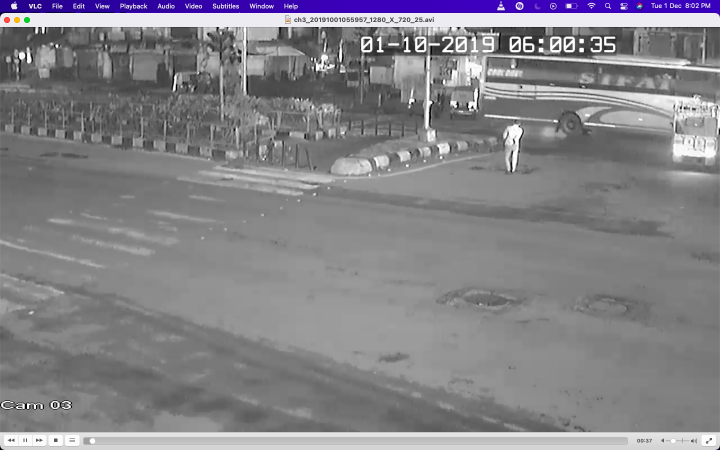
#> input picture Workflow/Experimental_Observations/Traffic_LOV/2.png, 1440 x 900 px, found by its file name (shown at 1/2 size)
$ python imgprocess.py
#> lines starting #> are read from the running program, lines starting #| are printed output that depends on the picture
#!/usr/bin/env python
# coding: utf-8

# In[235]:


import numpy as np
import cv2 as cv
get_ipython().run_line_magic('matplotlib', 'inline')
from matplotlib import pyplot as plt


# [8 lines of commented-out code are left out]
img = cv.imread('C:/Users/ARCHIT/Desktop/image adjustments/2.png',0)
#> img: shape (900, 1440); min 0, max 255, mean 131.9

#img = cv.cvtColor(cv.UMat(img), cv.COLOR_RGB2GRAY)
#img = cv.cvtColor(img, cv.COLOR_RGB2GRAY)

equ = cv.equalizeHist(img)
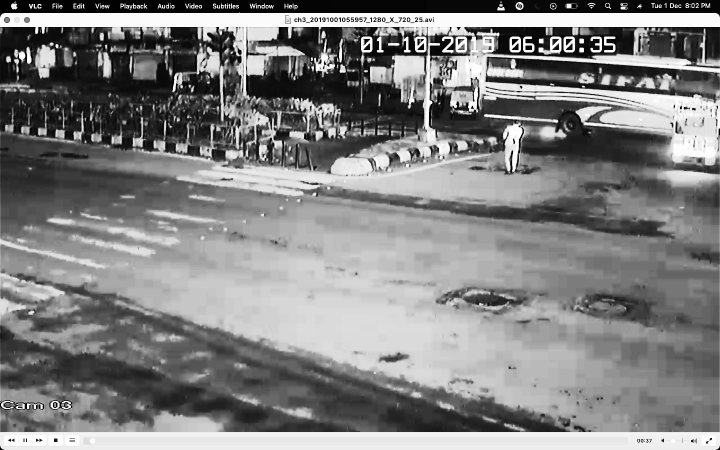
#> equ: shape (900, 1440) (shown at 1/2 size); min 0, max 255, mean 129
res = np.hstack((img,equ))
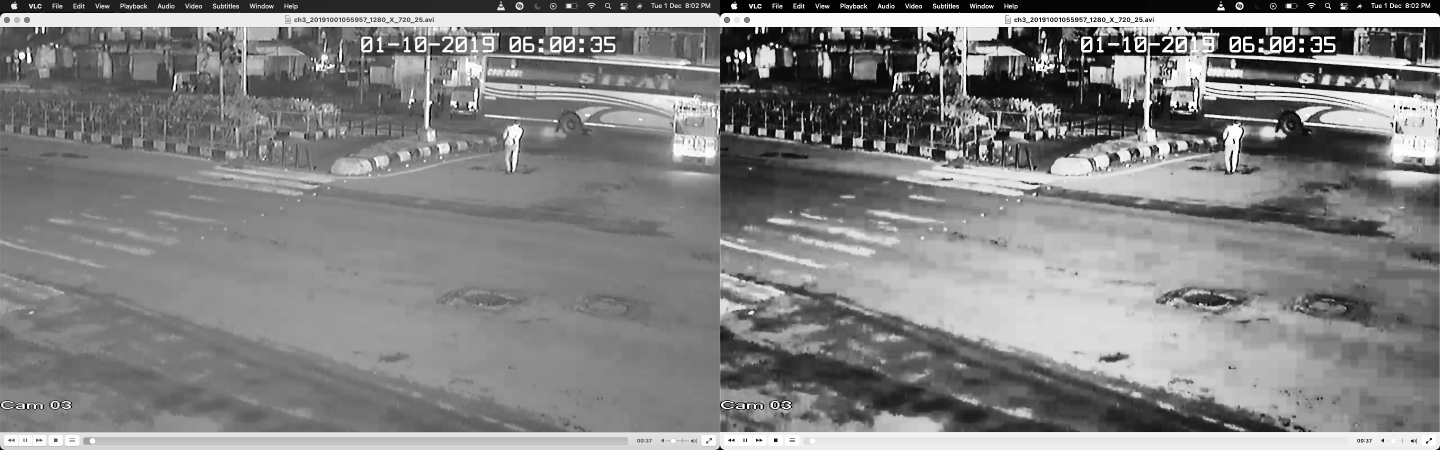
#> res: shape (900, 2880) (shown at 1/2 size); min 0, max 255, mean 130.4
cv.imwrite('res.png',res)
img1 = cv.imread('res.png',0)
print(type(img1))
#| <class 'numpy.ndarray'>
plt.imshow(img1)
plt.show()


# In[237]:


histr = cv.calcHist([img],[0],None,[256],[0,256])
#> histr = 256 values, max 36965 at index 237, min 18 at index 14, mean 5062.5
hist1 = cv.calcHist([img1],[0],None,[256],[0,256])
#> hist1 = 256 values, max 54896 at index 129, min 33 at index 6, mean 10125


# In[ ]:


# In[ ]:


# In[ ]:


# In[238]:


plt.plot(histr)
plt.show()
#> figure, not shown here; curve peaks at x = 237, y = 36965
plt.plot(hist1)
plt.show()
#> figure, not shown here; curve peaks at x = 129, y = 54896


# In[239]:


clahe = cv.createCLAHE(clipLimit=2.0, tileGridSize=(8,8))
cl1 = clahe.apply(img)
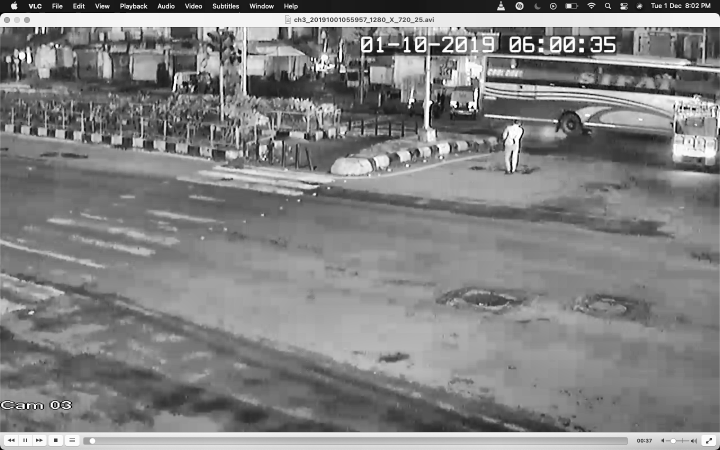
#> cl1: shape (900, 1440) (shown at 1/2 size); min 0, max 255, mean 130.3

cv.imwrite('clahe_2.jpg',cl1)
img1= cv.imread('clahe_2.jpg',0)
#> img1: shape (900, 1440); min 0, max 255, mean 130.3


# In[ ]:


# In[240]:


hist1 = cv.calcHist([img1],[0],None,[256],[0,256])
#> hist1 = 256 values, max 14269 at index 144, min 139 at index 11, mean 5062.5
plt.plot(hist1)
plt.show()
#> figure, not shown here; curve peaks at x = 144, y = 14269


# In[ ]:


# In[241]:


import cv2
import numpy as np

cl2 = cv2.resize(cl1, (640,480))
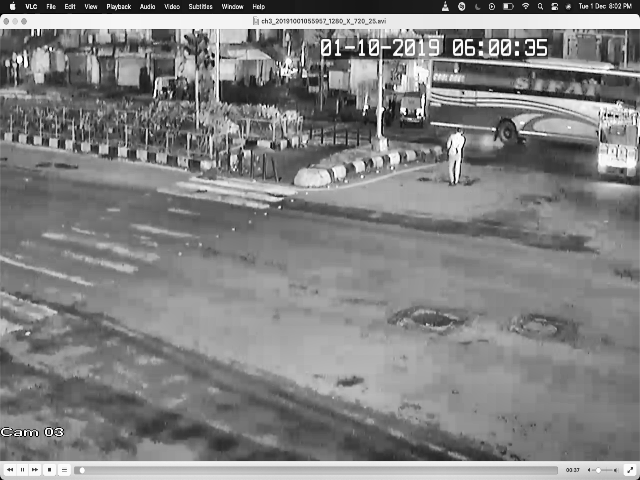
#> cl2: shape (480, 640); min 0, max 255, mean 130.2
cl1 = cv2.resize(cl1, (640,480))

#gamma = 2.5
#corrected_image = np.power(cl2, gamma)


alpha = 0.8 # Contrast control (1.0-3.0)
beta = 30 # Brightness control (0-100)

corrected_image = cv2.convertScaleAbs(cl2, alpha=alpha, beta=beta)
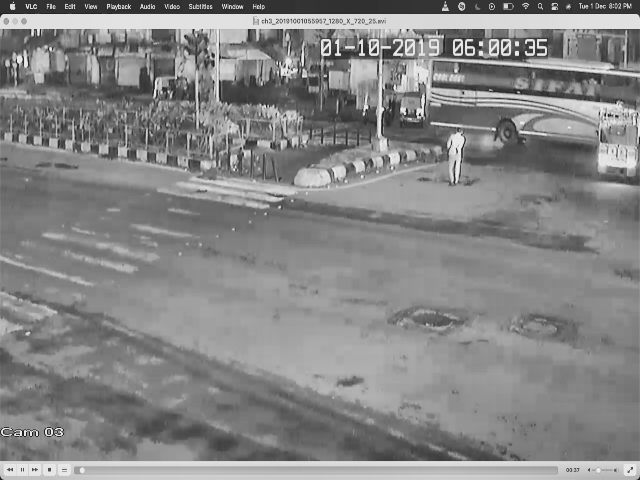
#> corrected_image: shape (480, 640); min 30, max 234, mean 134.2
#cv2.imshow("contrast", contrast_adjust)

img = cv2.resize(img, (640,480))
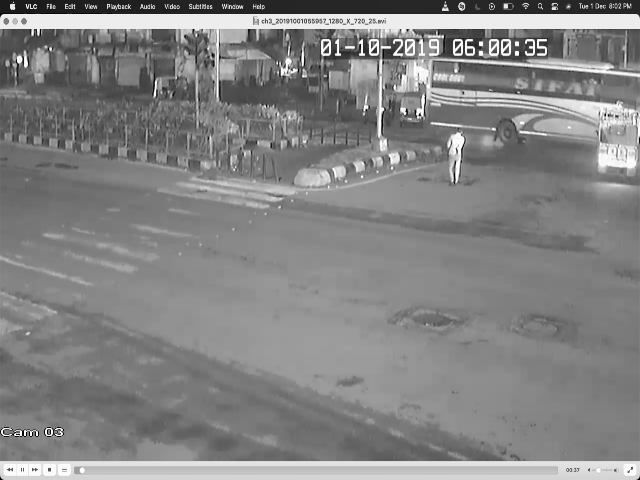
#> img: shape (480, 640); min 0, max 255, mean 131.8
cv2.imshow("original", img)
cv2.imshow("cl1", cl1)
cv2.imshow("cl2", corrected_image)

histf = cv.calcHist([cl2],[0],None,[256],[0,256])
#> histf = 256 values, max 3443 at index 144, min 1 at index 0, mean 1200
plt.plot(histf)
plt.show()
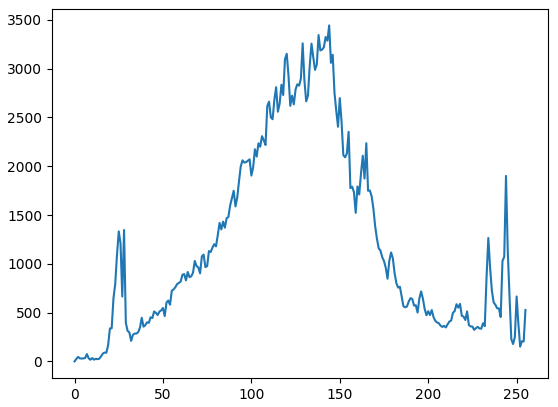
#> figure drawn by matplotlib, 1 panel; curve peaks at x = 144, y = 3443

cv2.waitKey(0)
cv2.destroyAllWindows()


# In[ ]:


# In[ ]:


# In[ ]:


# In[ ]:


# In[ ]:

$ run again, with Workflow/Experimental_Observations/Traffic_LOV/1.png copied over Workflow/Experimental_Observations/Traffic_LOV/2.png
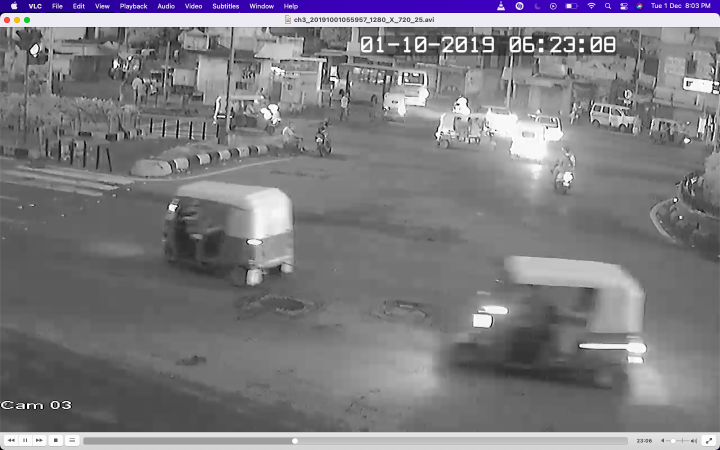
#> input picture Workflow/Experimental_Observations/Traffic_LOV/1.png, 1440 x 900 px, found by its file name (shown at 1/2 size)
#| <class 'numpy.ndarray'>
#> histr = 256 values, max 37152 at index 237, min 89 at index 6, mean 5062.5
#> `hist1 = cv.calcHist([img1],[0],None,[256],[0,256])`: hist1 = 256 values, max 43967 at index 237, min 95 at index 7, mean 10125
#> `hist1 = cv.calcHist([img1],[0],None,[256],[0,256])`: hist1 = 256 values, max 13707 at index 87, min 308 at index 11, mean 5062.5
#> `img = cv2.resize(img, (640,480))`:
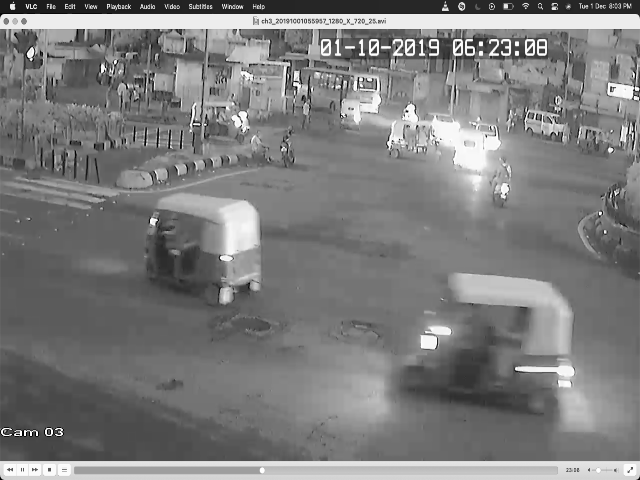
#> img: shape (480, 640); min 0, max 255, mean 124.8
#> histf = 256 values, max 3299 at index 87, min 0 at index 0, mean 1200
#> `plt.show()`:
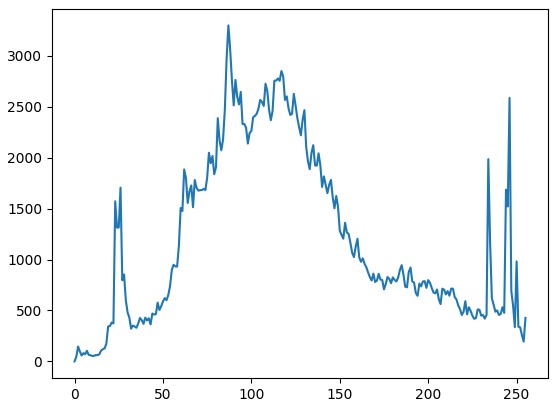
#> figure drawn by matplotlib, 1 panel; curve peaks at x = 87, y = 3299

$ run again, with Workflow/Experimental_Observations/Traffic_LOV/3.png copied over Workflow/Experimental_Observations/Traffic_LOV/2.png
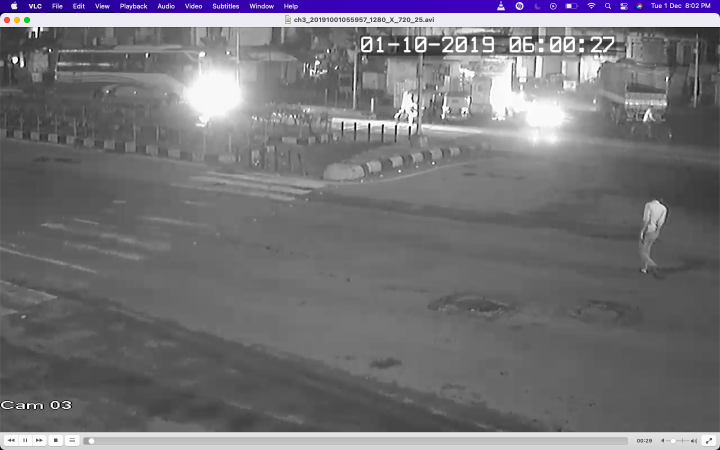
#> input picture Workflow/Experimental_Observations/Traffic_LOV/3.png, 1440 x 900 px, found by its file name (shown at 1/2 size)
#| <class 'numpy.ndarray'>
#> histr = 256 values, max 37121 at index 237, min 10 at index 6, mean 5062.5
#> `hist1 = cv.calcHist([img1],[0],None,[256],[0,256])`: hist1 = 256 values, max 48803 at index 87, min 10 at index 6, mean 10125
#> `hist1 = cv.calcHist([img1],[0],None,[256],[0,256])`: hist1 = 256 values, max 16754 at index 96, min 84 at index 12, mean 5062.5
#> `img = cv2.resize(img, (640,480))`:
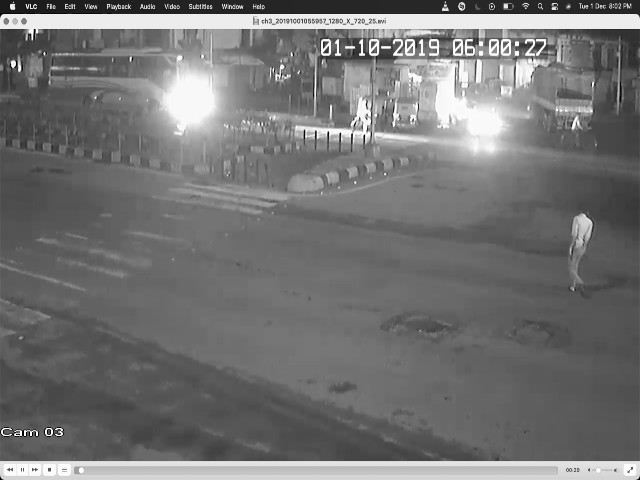
#> img: shape (480, 640); min 0, max 255, mean 115.5
#> histf = 256 values, max 3918 at index 96, min 1 at index 0, mean 1200
#> `plt.show()`:
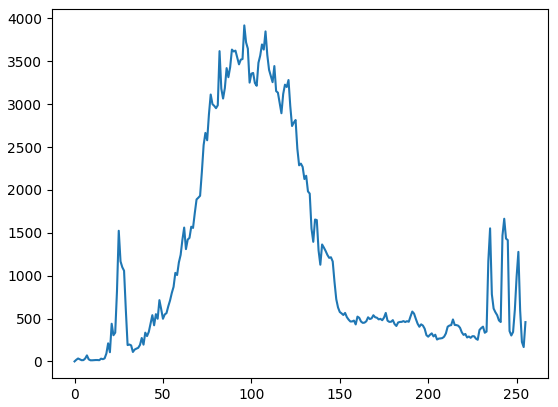
#> figure drawn by matplotlib, 1 panel; curve peaks at x = 96, y = 3918

$ run again, with Workflow/Experimental_Observations/Traffic_LOV/4.png copied over Workflow/Experimental_Observations/Traffic_LOV/2.png
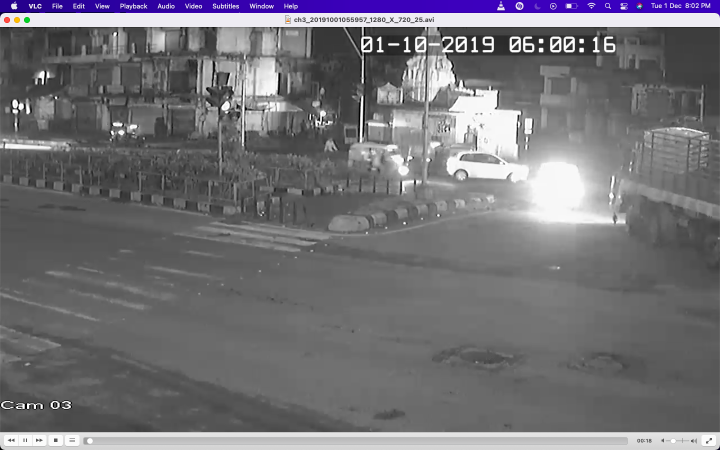
#> input picture Workflow/Experimental_Observations/Traffic_LOV/4.png, 1440 x 900 px, found by its file name (shown at 1/2 size)
#| <class 'numpy.ndarray'>
#> histr = 256 values, max 37214 at index 237, min 38 at index 5, mean 5062.5
#> `hist1 = cv.calcHist([img1],[0],None,[256],[0,256])`: hist1 = 256 values, max 52190 at index 106, min 42 at index 6, mean 10125
#> `hist1 = cv.calcHist([img1],[0],None,[256],[0,256])`: hist1 = 256 values, max 17702 at index 118, min 181 at index 5, mean 5062.5
#> histf = 256 values, max 4332 at index 118, min 1 at index 0, mean 1200
#> `plt.show()`:
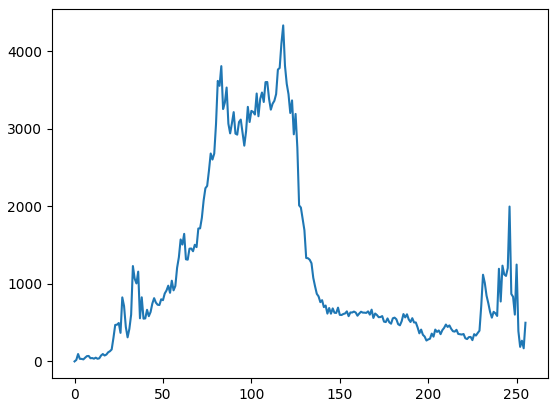
#> figure drawn by matplotlib, 1 panel; curve peaks at x = 118, y = 4332
